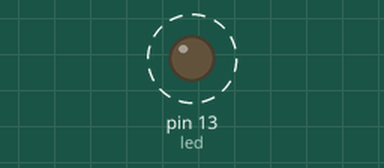
The program below on a simulated Arduino Uno, built with avr-gcc and run on an emulated ATmega328P. On the bench: output pins drawn as LEDs (lit = HIGH). Dashed ring = blinking. What the program prints to the serial monitor is not drawn.

Above: at 0.5 s.
Timing chart, 0 to 4.6 s (numbered marks = the images above):
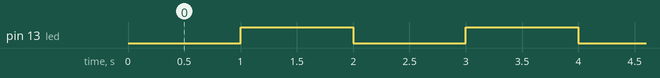

Measured:
- by itself, pin 13 (led): alternates HIGH for 1.0 s and LOW for 1.0 s

The program:

main.cpp
```cpp
#include <Arduino.h>
#include <loopTimer.h>

int led = 13;

bool led_On = false;
millisDelay led_Delay;
millisDelay print_Delay;

void task1();
void task2();

void setup() {
  Serial.begin(115200);
  pinMode(led, OUTPUT);

  // start the ledDelay, toggle every 1000mS
  led_Delay.start(1000);

  // start the printDelay, print every 5000mS
  print_Delay.start(5000);
}

void loop() {
  // Tracker of the maximum and average time it take to run the loop code
  loopTimer.check(&Serial); // print every 5s

  task1();
  task2();
}

// task 1 is to blink the led
void task1(){
  if (led_Delay.justFinished()) {   // check if delay has timed out
    led_Delay.repeat(); // start delay again without drift
    led_On = !led_On;     // toggle the led
    digitalWrite(led, led_On?HIGH:LOW); // turn led on/off
  } // else nothing to do this call just return, quickly
}

// task 2 is to print the current time in ms every 5s
void task2(){
  if (print_Delay.justFinished()) {
    print_Delay.repeat(); // start delay again without drift
    Serial.println(millis());   // print the current mS
  } // else nothing to do this call just return, quickly
}
```
